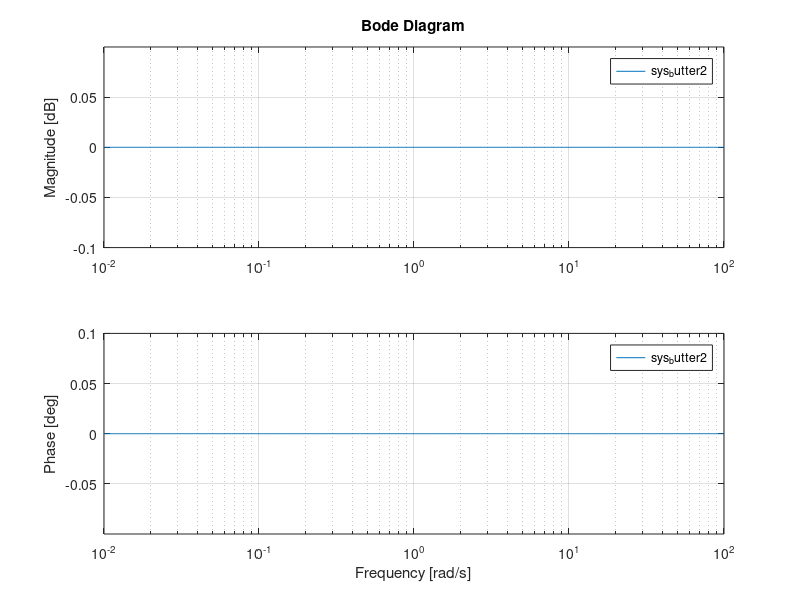

The MATLAB script that drew this image:
%% Aufgabe 2 - Butterworth 2. Ordnung
clear
fc = 3100;  % cutoff frequency (Grenzfrequenz)

[b,a] = butter(2, 1); % 2. Ordnung Butterworth
sys_butter2 = tf(b,a);
bode(sys_butter2)